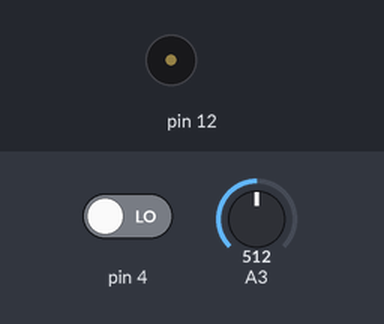
The sketch below on a simulated Arduino Uno, built with avr-gcc and run on an emulated ATmega328P. Parts: buzzer (waves = sounding). Inputs (shaded band) come from the test bench; at power-on: A3 = 512, pin 4 LOW. What the sketch prints to the serial monitor is not drawn.

Above: at 1.9 s.
2.0 s: A3 set to 244
5.5 s: A3 set to 208
9.9 s: pin 4 driven HIGH
At 11.06 s:
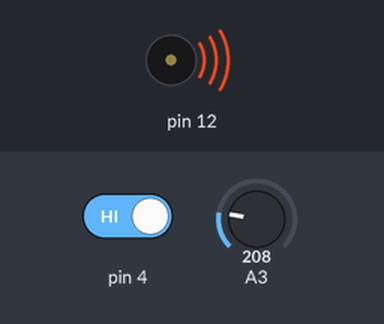
13.4 s: pin 4 driven LOW
15.7 s: A3 set to 306
At 16.5 s:
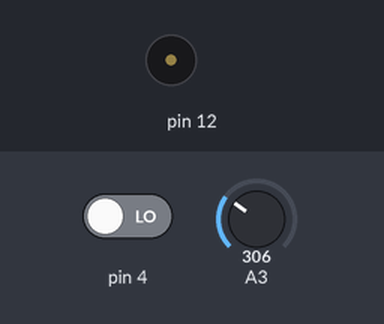
Timing chart, 0 to 20.5 s (numbered marks = the images above; inputs shaded):
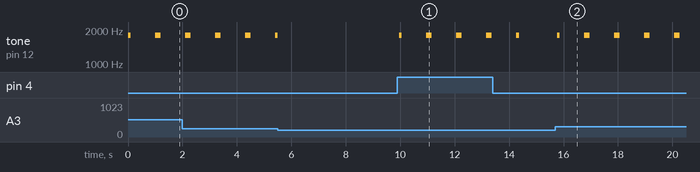

Measured:
- after the input at 9.9 s, tone on pin 12: silent → 1800 Hz after 0.06 s, then repeats every 1.1 s: silent 0.90 s, 1800 Hz 0.20 s
- after the input at 15.7 s, tone on pin 12: silent → 1800 Hz after 0.07 s, then repeats every 1.1 s: silent 0.90 s, 1800 Hz 0.20 s

The sketch:

fantastic_tumelo_kup1.ino
```cpp
// C++ code
//
void setup()
{
  Serial.begin(9600);
  pinMode(4, INPUT);
  pinMode(12, OUTPUT);
}

void loop()
{
  double data=analogRead(A3);
  double n = data/1024;
  double volt = n*5;
  double off = volt-0.5;
  double temperature = off * 100;

  if(temperature > 60){
    Serial.print("Temperature is above 60C : ");
    Serial.print(temperature);
    Serial.print("C");


    tone(12,1800,100);
    delay(1000);
    tone(12,1800,1000);
    delay(100);

  }
  else{
    Serial.print("Temperature is above 60C : ");
    Serial.print(temperature);
    Serial.print("C");
    Serial.print("\n\n");

    noTone(12);
  }


  //for PIR
  int motion = digitalRead(4);
  Serial.print("Position is: ");
  Serial.print(motion);

  if(motion == 1){
    Serial.println("Motion Detected");

    tone(12,1800,100);
    delay(1000);
    tone(12,1800,1000);
    delay(100);
  }
  else{
    Serial.println("No Motion");
    noTone(12);
  }
}
```
